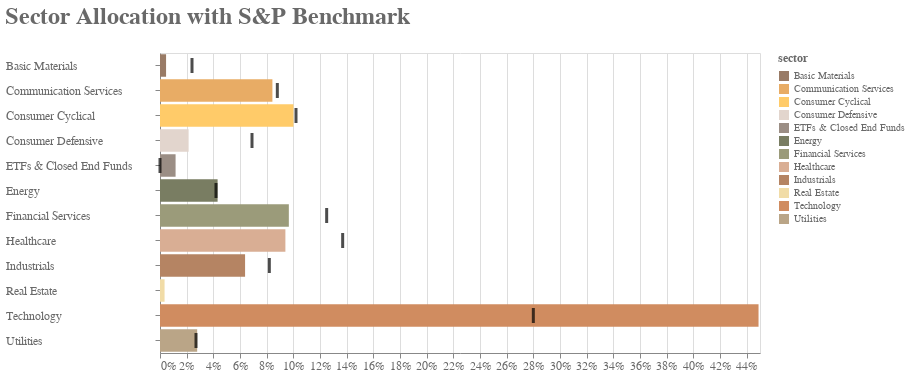

Notebook cell for this chart:
### Code cell
# Disable any previously enabled themes
alt.themes.enable("default")
# Define color scale for sector
color_scale_map = {'Basic Materials':'#997B66',
                   'Communication Services':'#E8AC65',
                   'Consumer Cyclical':'#FFCB69',
                   'Consumer Defensive':'#E2D5CD',
                   'ETFs & Closed End Funds':'#9B8E85',
                   'Energy':'#797D62',
                   'Financial Services':'#9B9B7A',
                   'Healthcare':'#D9AE94',
                   'Industrials':'#B58463',
                   'Real Estate':'#F1DCA7',
                   'Technology':'#D08C60',
                   'Utilities':'#BAA587'}

# Define color encoding for sector with the mapped colors
color_encoding = alt.Color('sector', scale=alt.Scale(domain=list(color_scale_map.keys()), range=list(color_scale_map.values())))

# Your original chart code
base = alt.Chart(sectorDf).encode(
    x=alt.X('% Of Account', axis=alt.Axis(format='%',title=None))
)

barChart = base.mark_bar().encode(
    x=alt.X('% Of Account', axis=alt.Axis(format='%',title=None)),
    y=alt.Y('sector', axis=alt.Axis(title=None)),  # No y-axis title
    color=color_encoding
).properties(
    height=300,
    width=600
)

tickChart = base.mark_tick(size=15, color='black', thickness=3).encode(
    x=alt.X('Target', axis=alt.Axis(format='%',title=None)),
    y=alt.Y('sector', axis=alt.Axis(title=None))  # No y-axis title
).properties(
    height=300,
    width=600
)

# Layer the charts
layered_chart = alt.layer(barChart, tickChart, data=sectorDf)

# Apply axis and text configurations directly
layered_chart = layered_chart.configure_axis(
    labelFont="Playfair Display",
    titleFont="Playfair Display",
    labelFontSize=12,
    titleFontSize=14,
    labelColor="#696969",  # Font color
    titleColor="#696969"   # Font color
).configure_text(
    font='Playfair Display',
    fontSize=12,
    align='left',
    color="#696969"  # Font color
)

# Configure y-axis specifically
layered_chart = layered_chart.configure_axisY(
    labelPadding=150,  # Padding between labels and axis
    labelAlign='left'  # Left align y-axis labels
)

# Set chart title properties directly
layered_chart = layered_chart.properties(
    title=alt.TitleParams(
        text="Sector Allocation with S&P Benchmark",
        fontSize=24,
        font = 'Playfair Display',
        dy=-20,
        color="#696969",  # Font color
        anchor="start"  # Left-aligned title
    )
)

# Apply legend configurations directly
layered_chart = layered_chart.configure_legend(
    titleFont='Playfair Display',
    titleFontSize=12,
    labelFont='Playfair Display',
    labelFontSize=10,
    titleColor="#696969",  # Font color
    labelColor="#696969"   # Font color
)

layered_chart

### Figure 1 — Vega-Lite specification as saved in the notebook (floating-point values rounded to 4 significant figures)
{"config": {"view": {"continuousWidth": 300, "continuousHeight": 300}, "axis": {"labelColor": "#696969", "labelFont": "Playfair Display", "labelFontSize": 12, "titleColor": "#696969", "titleFont": "Playfair Display", "titleFontSize": 14}, "axisY": {"labelAlign": "left", "labelPadding": 150}, "legend": {"labelColor": "#696969", "labelFont": "Playfair Display", "labelFontSize": 10, "titleColor": "#696969", "titleFont": "Playfair Display", "titleFontSize": 12}, "text": {"align": "left", "color": "#696969", "font": "Playfair Display", "fontSize": 12}}, "layer": [{"mark": {"type": "bar"}, "encoding": {"color": {"field": "sector", "scale": {"domain": ["Basic Materials", "Communication Services", "Consumer Cyclical", "Consumer Defensive", "ETFs & Closed End Funds", "Energy", "Financial Services", "Healthcare", "Industrials", "Real Estate", "Technology", "Utilities"], "range": ["#997B66", "#E8AC65", "#FFCB69", "#E2D5CD", "#9B8E85", "#797D62", "#9B9B7A", "#D9AE94", "#B58463", "#F1DCA7", "#D08C60", "#BAA587"]}, "type": "nominal"}, "x": {"axis": {"format": "%", "title": null}, "field": "% Of Account", "type": "quantitative"}, "y": {"axis": {"title": null}, "field": "sector", "type": "nominal"}}}, {"mark": {"type": "tick", "color": "black", "size": 15, "thickness": 3}, "encoding": {"x": {"axis": {"format": "%", "title": null}, "field": "Target", "type": "quantitative"}, "y": {"axis": {"title": null}, "field": "sector", "type": "nominal"}}}], "data": {"name": "data-ff6281e364ce5b3430e78a68c1439428"}, "height": 300, "title": {"text": "Sector Allocation with S&P Benchmark", "anchor": "start", "color": "#696969", "dy": -20, "font": "Playfair Display", "fontSize": 24}, "width": 600, "$schema": "https://vega.github.io/schema/vega-lite/v5.8.0.json", "datasets": {"data-ff6281e364ce5b3430e78a68c1439428": [{"sector": "Basic Materials", "% Of Account": 0.004555, "Target": 0.024}, {"sector": "Communication Services", "% Of Account": 0.08431, "Target": 0.088}, {"sector": "Consumer Cyclical", "% Of Account": 0.1001, "Target": 0.102}, {"sector": "Consumer Defensive", "% Of Account": 0.02147, "Target": 0.069}, {"sector": "ETFs & Closed End Funds", "% Of Account": 0.01169, "Target": 0.0}, {"sector": "Energy", "% Of Account": 0.0432, "Target": 0.042}, {"sector": "Financial Services", "% Of Account": 0.09663, "Target": 0.125}, {"sector": "Healthcare", "% Of Account": 0.09404, "Target": 0.137}, {"sector": "Industrials", "% Of Account": 0.06381, "Target": 0.082}, {"sector": "Real Estate", "% Of Account": 0.003429, "Target": null}, {"sector": "Technology", "% Of Account": 0.4489, "Target": 0.28}, {"sector": "Utilities", "% Of Account": 0.02788, "Target": 0.027}]}}
